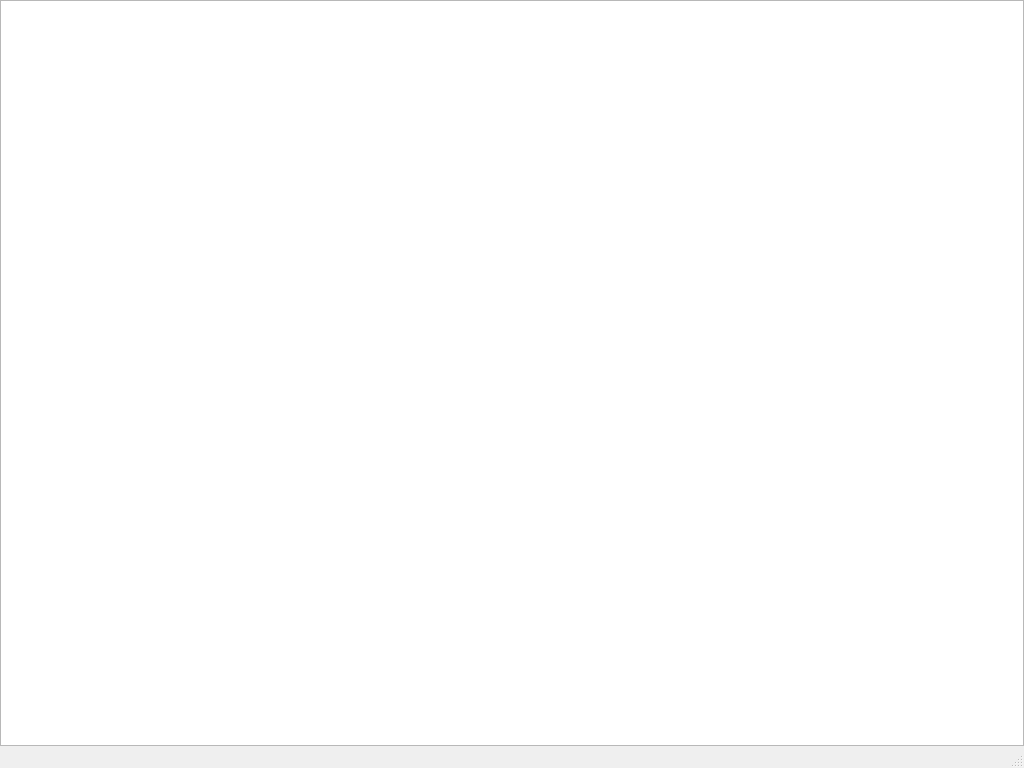
<?xml version="1.0" encoding="UTF-8"?>
<ui version="4.0">
    <class>MainWindow</class>
    <widget class="QMainWindow" name="MainWindow">
        <property name="geometry">
            <rect>
                <x>0</x>
                <y>0</y>
                <width>1024</width>
                <height>768</height>
            </rect>
        </property>
        <property name="windowTitle">
            <string>MainWindow</string>
        </property>
        <widget class="QWidget" name="centralwidget">
            <layout class="QHBoxLayout" name="horizontalLayout">
                <property name="leftMargin">
                    <number>0</number>
                </property>
                <property name="topMargin">
                    <number>0</number>
                </property>
                <property name="rightMargin">
                    <number>0</number>
                </property>
                <property name="bottomMargin">
                    <number>0</number>
                </property>
                <item>
                    <widget class="QGraphicsView" name="graphicsView"/>
                </item>
            </layout>
        </widget>
        <widget class="QMenuBar" name="menubar">
            <property name="geometry">
                <rect>
                    <x>0</x>
                    <y>0</y>
                    <width>1024</width>
                    <height>21</height>
                </rect>
            </property>
        </widget>
        <widget class="QStatusBar" name="statusbar"/>
    </widget>
    <resources/>
    <connections/>
</ui>
